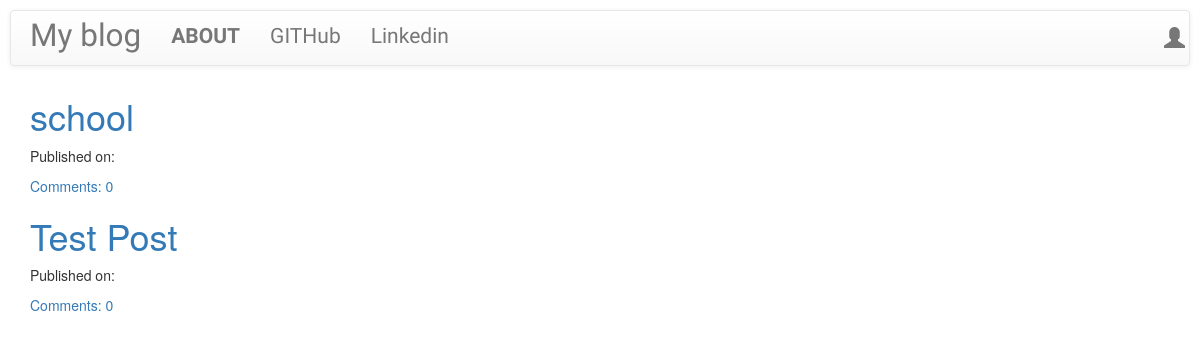
Before: / with the older database file.
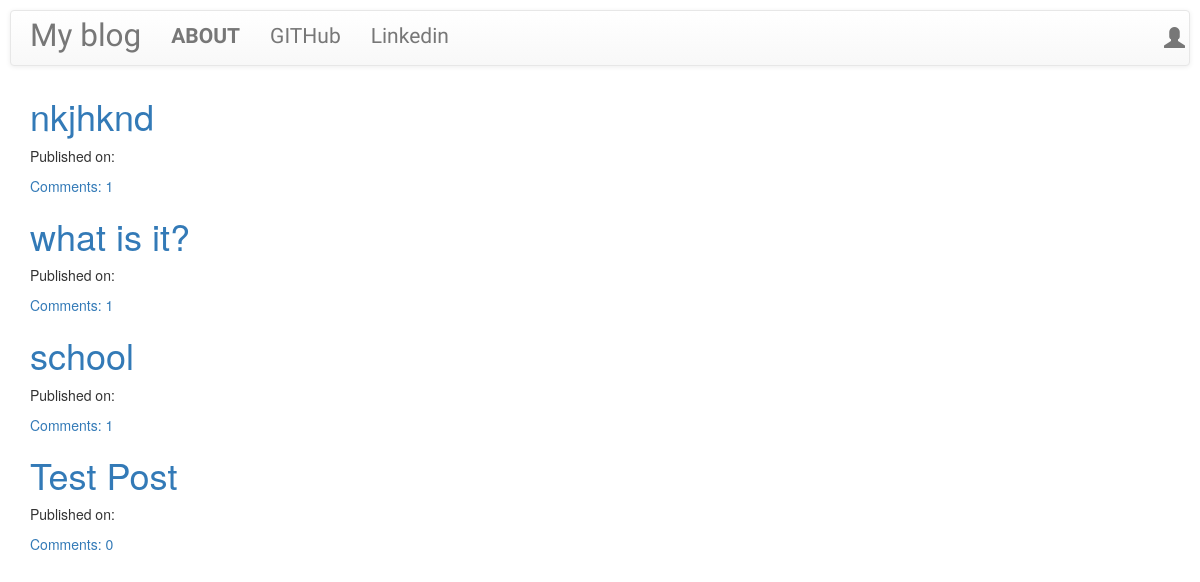
After: the same page with the newer database file.
### blog/models.py (models this page shows, shortened)
class Post(models.Model):
    author = models.ForeignKey('auth.User',on_delete=models.CASCADE)
    title = models.CharField(max_length=200)
    text = models.TextField()
    created_date = models.DateTimeField(default=timezone.now)
    published_date = models.DateTimeField(blank=True,null=True)
    def approve_comments(self):
        return self.comments.filter(approved_comment=True)

### blog/views.py (the view)
# urls.py: path('',views.PostListView.as_view(),name = 'post_list'),
class PostListView(ListView):
    model = Post
    def get_queryset(self):
        return Post.objects.filter(published_date__lte=timezone.now()).order_by('-published_date')

### blog/templates/blog/post_list.html
{% extends 'blog/base.html' %}
{% block content %}
<div class="centerstage">
  {% for post in post_list %}
  <div class="post">
    <h1><a href="{% url 'post_detail' pk=post.pk %}">{{ post.title }}</a></h1>
    <div class="date">
      <p>Published on: {{post.published|date:"D M Y" }}</p>
    </div>
    <a href="{% url 'post_detail' pk=post.pk %}">Comments: {{ post.approve_comments.count }}</a>
  </div>
  {% endfor %}
</div>
{% endblock %}

Changed rows visible on the page:
added Post: title "nkjhknd", approve_comments.count "1"
added Post: title "what is it?", approve_comments.count "1"
computed for Post "school": approve_comments.count "0" → "1"
